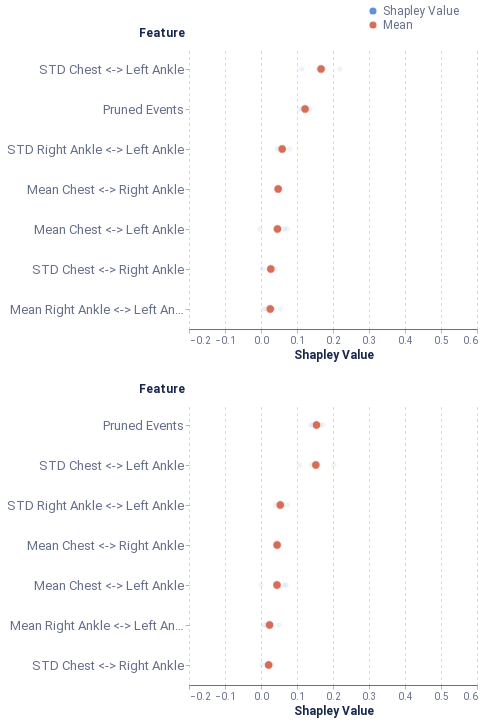

Notebook cell for this chart:
### Code cell
feature_dict = {'path': './feature_all_tf.csv', 'rs': 42, 'nsamples': 32000, 'feature_names': model_features, 'plot_features': plot_feats, }
feat_data = feat_explain_all(f, pos_dataset, feature_dict, prun_indexes, average_event, model_features, schema, sequence_id_feat, time_feat)
feat_global_plot = plot_global_feat(feat_data, **feature_dict)
feat_global_plot

### Figure 1 — Vega-Lite specification as saved in the notebook (floating-point values rounded to 4 significant figures)
{"config": {"axis": {"domain": true, "domainColor": "#666F89", "grid": false, "gridCap": "round", "gridColor": "#B3B7C4", "gridDash": [2, 4], "gridWidth": 0.5, "labelColor": "#666F89", "labelFont": "Roboto, Arial, sans-serif", "labelPadding": 2, "tickColor": "#666F89", "tickOpacity": 0.5, "tickSize": 4, "titleColor": "#19274E", "titleFont": "Roboto, Arial, sans-serif", "titleFontSize": 12}, "axisBand": {"domain": true, "labelPadding": 4, "ticks": false}, "axisY": {"domain": false, "titleAlign": "left", "titleAngle": 0, "titleX": -20, "titleY": -10}, "legend": {"labelColor": "#666F89", "labelFont": "Roboto, Arial, sans-serif", "labelFontSize": 12, "symbolSize": 40, "titleColor": "#19274E", "titleFont": "Roboto, Arial, sans-serif", "titleFontSize": 12, "titlePadding": 4}, "arc": {"stroke": "#FFFFFF", "strokeWidth": 1}, "bar": {"fill": "#2770EB", "stroke": null}, "line": {"stroke": "#2770EB", "strokeWidth": 2}, "path": {"stroke": "#2770EB", "strokeWidth": 0.5}, "point": {"fill": "#2770EB", "shape": "circle", "filled": true}, "rect": {"fill": "#2770EB"}, "rule": {"stroke": "#666F89"}, "shape": {"stroke": "#2770EB"}, "text": {"color": "#19274E", "font": "Roboto, Arial, sans-serif", "fontSize": 12}, "range": {"category": ["#2770EB", "#77B98A", "#DA5252", "#FFC400", "#A87AEA", "#00A39E", "#19274E"], "diverging": ["#006360", "#2BB3AE", "#96D9D7", "#FFFFFF", "#EDAAAA", "#DA5252", "#811D1D"], "heatmap": ["#18448F", "#1B4EA5", "#2770EB", "#4C88EE", "#82ACF3", "#A6C4F7", "#E9F1FD"], "ramp": ["#18448F", "#1B4EA5", "#2770EB", "#4C88EE", "#82ACF3", "#A6C4F7", "#E9F1FD"]}, "background": "#FFFFFF", "group": {"fill": "#FFFFFF"}, "header": {"labelColor": "#19274E", "labelFont": "Roboto, Arial, sans-serif", "labelFontSize": 12, "titleColor": "#19274E", "titleFont": "Roboto, Arial, sans-serif", "titleFontSize": 16}, "title": {"anchor": "start", "color": "#19274E", "font": "Roboto, Arial, sans-serif", "fontSize": 20, "fontWeight": "bold", "offset": 20, "subtitleColor": "#19274E", "subtitleFontSize": 16}, "view": {"continuousHeight": 300, "continuousWidth": 400, "stroke": "transparent"}}, "vconcat": [{"mark": {"type": "point", "stroke": "white", "strokeWidth": 0.6}, "encoding": {"color": {"field": "type", "legend": {"fillColor": "white", "orient": "bottom-right", "symbolSize": 50, "symbolStrokeWidth": 0, "title": null}, "scale": {"domain": ["Shapley Value", "Mean"], "range": ["#618FE0", "#d76d58"]}, "type": "nominal"}, "opacity": {"condition": {"value": 1.0, "test": "(datum.type === 'Mean')"}, "value": 0.1}, "size": {"condition": {"value": 70, "test": "(datum.type === 'Mean')"}, "value": 30}, "x": {"axis": {"grid": true, "title": "Shapley Value"}, "field": "Shapley Value", "scale": {"domain": [-0.2, 0.6]}, "type": "quantitative"}, "y": {"axis": {"labelFontSize": 13, "titleX": -51}, "field": "Feature", "sort": ["STD Chest <-> Left Ankle", "Pruned Events", "STD Right Ankle <-> Left Ankle", "Mean Chest <-> Right Ankle", "Mean Chest <-> Left Ankle", "STD Chest <-> Right Ankle", "Mean Right Ankle <-> Left Ankle"], "type": "ordinal"}}, "height": 280, "width": 288}, {"data": {"name": "data-d11263a1fe52874e22e50c636964fd78"}, "mark": {"type": "point", "stroke": "white", "strokeWidth": 0.6}, "encoding": {"color": {"field": "type", "legend": {"fillColor": "white", "orient": "bottom-right", "symbolSize": 50, "symbolStrokeWidth": 0, "title": null}, "scale": {"domain": ["Shapley Value", "Mean"], "range": ["#618FE0", "#d76d58"]}, "type": "nominal"}, "opacity": {"condition": {"value": 1.0, "test": "(datum.type === 'Mean')"}, "value": 0.1}, "size": {"condition": {"value": 70, "test": "(datum.type === 'Mean')"}, "value": 30}, "x": {"axis": {"grid": true, "title": "Shapley Value"}, "field": "Shapley Value", "scale": {"domain": [-0.2, 0.6]}, "type": "quantitative"}, "y": {"axis": {"labelFontSize": 13, "titleX": -51}, "field": "Feature", "sort": ["Pruned Events", "STD Chest <-> Left Ankle", "STD Right Ankle <-> Left Ankle", "Mean Chest <-> Right Ankle", "Mean Chest <-> Left Ankle", "Mean Right Ankle <-> Left Ankle", "STD Chest <-> Right Ankle"], "type": "ordinal"}}, "height": 280, "width": 288}], "data": {"name": "data-6328b47577be549ac92b0a7b6c124f34"}, "$schema": "https://vega.github.io/schema/vega-lite/v4.17.0.json", "datasets": {"data-6328b47577be549ac92b0a7b6c124f34": [{"Shapley Value": 0.04836, "Feature": "Mean Chest <-> Right Ankle", "type": "Shapley Value"}, {"Shapley Value": 0.03954, "Feature": "STD Chest <-> Right Ankle", "type": "Shapley Value"}, {"Shapley Value": 0.06431, "Feature": "Mean Chest <-> Left Ankle", "type": "Shapley Value"}, {"Shapley Value": 0.1747, "Feature": "STD Chest <-> Left Ankle", "type": "Shapley Value"}, {"Shapley Value": 0.05483, "Feature": "Mean Right Ankle <-> Left Ankle", "type": "Shapley Value"}, {"Shapley Value": 0.05983, "Feature": "STD Right Ankle <-> Left Ankle", "type": "Shapley Value"}, {"Shapley Value": 0.1303, "Feature": "Pruned Events", "type": "Shapley Value"}, {"Shapley Value": 0.05242, "Feature": "Mean Chest <-> Right Ankle", "type": "Shapley Value"}, {"Shapley Value": 0.004187, "Feature": "STD Chest <-> Right Ankle", "type": "Shapley Value"}, {"Shapley Value": 0.05007, "Feature": "Mean Chest <-> Left Ankle", "type": "Shapley Value"}, {"Shapley Value": 0.1129, "Feature": "STD Chest <-> Left Ankle", "type": "Shapley Value"}, {"Shapley Value": 0.007772, "Feature": "Mean Right Ankle <-> Left Ankle", "type": "Shapley Value"}, {"Shapley Value": 0.07957, "Feature": "STD Right Ankle <-> Left Ankle", "type": "Shapley Value"}, {"Shapley Value": 0.115, "Feature": "Pruned Events", "type": "Shapley Value"}, {"Shapley Value": 0.04644, "Feature": "Mean Chest <-> Right Ankle", "type": "Shapley Value"}, {"Shapley Value": 0.0313, "Feature": "STD Chest <-> Right Ankle", "type": "Shapley Value"}, {"Shapley Value": -0.003226, "Feature": "Mean Chest <-> Left Ankle", "type": "Shapley Value"}, {"Shapley Value": 0.1607, "Feature": "STD Chest <-> Left Ankle", "type": "Shapley Value"}, {"Shapley Value": 0.0146, "Feature": "Mean Right Ankle <-> Left Ankle", "type": "Shapley Value"}, {"Shapley Value": 0.04567, "Feature": "STD Right Ankle <-> Left Ankle", "type": "Shapley Value"}, {"Shapley Value": 0.1366, "Feature": "Pruned Events", "type": "Shapley Value"}, {"Shapley Value": 0.04332, "Feature": "Mean Chest <-> Right Ankle", "type": "Shapley Value"}, {"Shapley Value": 0.03376, "Feature": "STD Chest <-> Right Ankle", "type": "Shapley Value"}, {"Shapley Value": 0.07166, "Feature": "Mean Chest <-> Left Ankle", "type": "Shapley Value"}, {"Shapley Value": 0.219, "Feature": "STD Chest <-> Left Ankle", "type": "Shapley Value"}, {"Shapley Value": 0.02548, "Feature": "Mean Right Ankle <-> Left Ankle", "type": "Shapley Value"}, {"Shapley Value": 0.05017, "Feature": "STD Right Ankle <-> Left Ankle", "type": "Shapley Value"}, {"Shapley Value": 0.1077, "Feature": "Pruned Events", "type": "Shapley Value"}, {"Shapley Value": 0.1224, "Feature": "Pruned Events", "type": "Mean"}, {"Shapley Value": 0.04763, "Feature": "Mean Chest <-> Right Ankle", "type": "Mean"}, {"Shapley Value": 0.0457, "Feature": "Mean Chest <-> Left Ankle", "type": "Mean"}, {"Shapley Value": 0.02567, "Feature": "Mean Right Ankle <-> Left Ankle", "type": "Mean"}, {"Shapley Value": 0.0272, "Feature": "STD Chest <-> Right Ankle", "type": "Mean"}, {"Shapley Value": 0.1668, "Feature": "STD Chest <-> Left Ankle", "type": "Mean"}, {"Shapley Value": 0.05881, "Feature": "STD Right Ankle <-> Left Ankle", "type": "Mean"}], "data-d11263a1fe52874e22e50c636964fd78": [{"Shapley Value": 0.04701, "Feature": "Mean Chest <-> Right Ankle", "type": "Shapley Value"}, {"Shapley Value": 0.03133, "Feature": "STD Chest <-> Right Ankle", "type": "Shapley Value"}, {"Shapley Value": 0.06451, "Feature": "Mean Chest <-> Left Ankle", "type": "Shapley Value"}, {"Shapley Value": 0.1593, "Feature": "STD Chest <-> Left Ankle", "type": "Shapley Value"}, {"Shapley Value": 0.05019, "Feature": "Mean Right Ankle <-> Left Ankle", "type": "Shapley Value"}, {"Shapley Value": 0.05598, "Feature": "STD Right Ankle <-> Left Ankle", "type": "Shapley Value"}, {"Shapley Value": 0.1635, "Feature": "Pruned Events", "type": "Shapley Value"}, {"Shapley Value": 0.04996, "Feature": "Mean Chest <-> Right Ankle", "type": "Shapley Value"}, {"Shapley Value": 0.002548, "Feature": "STD Chest <-> Right Ankle", "type": "Shapley Value"}, {"Shapley Value": 0.04379, "Feature": "Mean Chest <-> Left Ankle", "type": "Shapley Value"}, {"Shapley Value": 0.1074, "Feature": "STD Chest <-> Left Ankle", "type": "Shapley Value"}, {"Shapley Value": 0.007038, "Feature": "Mean Right Ankle <-> Left Ankle", "type": "Shapley Value"}, {"Shapley Value": 0.07303, "Feature": "STD Right Ankle <-> Left Ankle", "type": "Shapley Value"}, {"Shapley Value": 0.1382, "Feature": "Pruned Events", "type": "Shapley Value"}, {"Shapley Value": 0.0428, "Feature": "Mean Chest <-> Right Ankle", "type": "Shapley Value"}, {"Shapley Value": 0.02452, "Feature": "STD Chest <-> Right Ankle", "type": "Shapley Value"}, {"Shapley Value": 8.351e-06, "Feature": "Mean Chest <-> Left Ankle", "type": "Shapley Value"}, {"Shapley Value": 0.1398, "Feature": "STD Chest <-> Left Ankle", "type": "Shapley Value"}, {"Shapley Value": 0.01357, "Feature": "Mean Right Ankle <-> Left Ankle", "type": "Shapley Value"}, {"Shapley Value": 0.03972, "Feature": "STD Right Ankle <-> Left Ankle", "type": "Shapley Value"}, {"Shapley Value": 0.1717, "Feature": "Pruned Events", "type": "Shapley Value"}, {"Shapley Value": 0.03921, "Feature": "Mean Chest <-> Right Ankle", "type": "Shapley Value"}, {"Shapley Value": 0.02665, "Feature": "STD Chest <-> Right Ankle", "type": "Shapley Value"}, {"Shapley Value": 0.06928, "Feature": "Mean Chest <-> Left Ankle", "type": "Shapley Value"}, {"Shapley Value": 0.2025, "Feature": "STD Chest <-> Left Ankle", "type": "Shapley Value"}, {"Shapley Value": 0.02443, "Feature": "Mean Right Ankle <-> Left Ankle", "type": "Shapley Value"}, {"Shapley Value": 0.04599, "Feature": "STD Right Ankle <-> Left Ankle", "type": "Shapley Value"}, {"Shapley Value": 0.143, "Feature": "Pruned Events", "type": "Shapley Value"}, {"Shapley Value": 0.1541, "Feature": "Pruned Events", "type": "Mean"}, {"Shapley Value": 0.04474, "Feature": "Mean Chest <-> Right Ankle", "type": "Mean"}, {"Shapley Value": 0.0444, "Feature": "Mean Chest <-> Left Ankle", "type": "Mean"}, {"Shapley Value": 0.02381, "Feature": "Mean Right Ankle <-> Left Ankle", "type": "Mean"}, {"Shapley Value": 0.02126, "Feature": "STD Chest <-> Right Ankle", "type": "Mean"}, {"Shapley Value": 0.1522, "Feature": "STD Chest <-> Left Ankle", "type": "Mean"}, {"Shapley Value": 0.05368, "Feature": "STD Right Ankle <-> Left Ankle", "type": "Mean"}]}}
